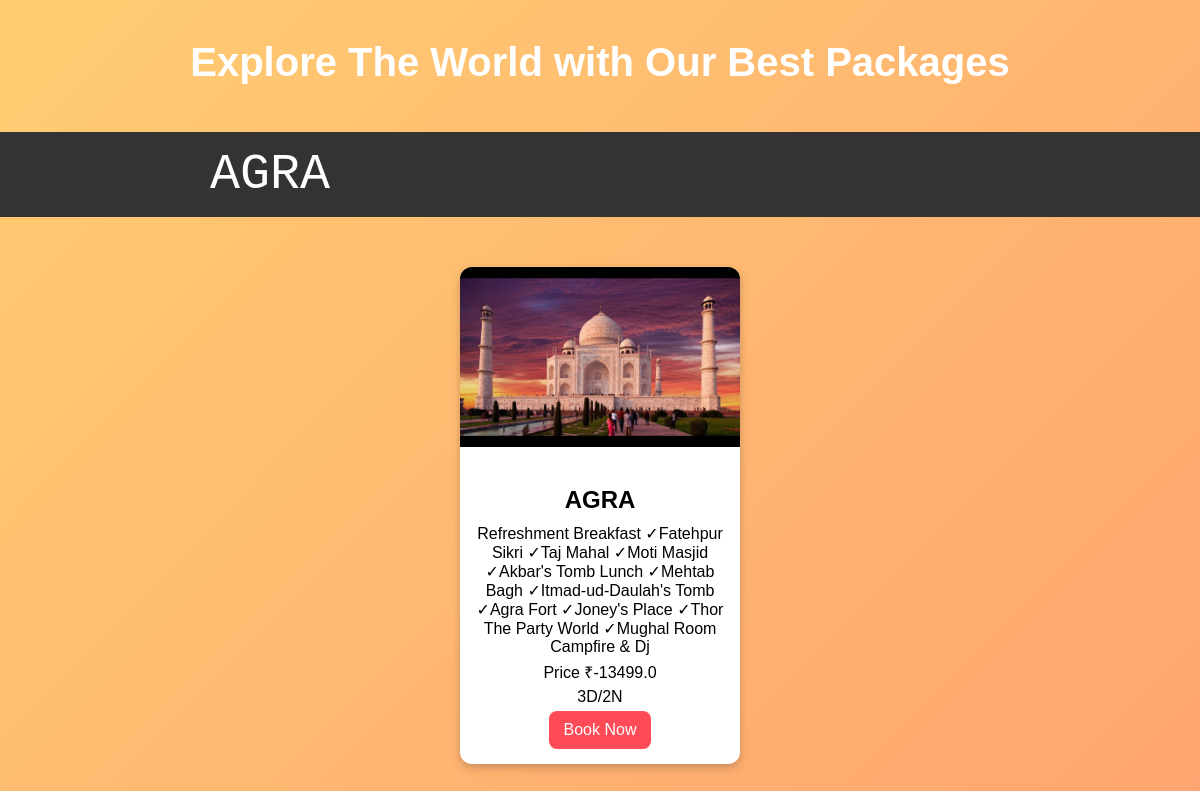
Page /agra on the committed database.
### myapp/models.py (models this page shows)
class package(models.Model):
    package_name = models.CharField(max_length=50)
    package_price = models.FloatField()
    package_description = models.TextField()
    place_name = models.CharField(max_length=50)
    package_image = models.ImageField(upload_to='uploads/')

### myapp/views.py (the view)
# urls.py: path('agra',views.agra,name='agra'),
def agra(request):
    place = package.objects.filter(place_name='agra')
    return render(request,'agra.html',{'place':place})

### myapp/templates/agra.html (shortened to what this page needs)
{% load static %}
<!DOCTYPE html>
<html lang="en">
<head>
    <link rel="stylesheet" href="{% static 'packages.css' %}">
</head>
<body>
    <header>
        <h1>Explore The World with Our Best Packages</h1>
    </header>
    <nav>
        <ul>
            <li style="margin-left: 190px; font-size: 50px; font-family: 'Courier New', Courier, monospace;"><a href="#">AGRA</a></li>
        </ul>
    </nav>
    <section class="packages">
        {% for i in place %}
        <div class="package-card">
            <img src="{{ i.package_image.url }}" alt="Switzerland Tour">
            <div class="package-info">
                <h2>{{ i.package_name }}</h2>
                <p>{{ i.package_description }}</p>
                <p>Price ₹-{{ i.package_price }}</p>
                <p>3D/2N</p>
                <a href="/bookings/{{ i.id }}/"><button class="book-btn">Book Now</button></a>
            </div>
        </div>
        {% endfor %}
    </section>
</body>
</html>

### myapp/static/packages.css (style rules this page uses)
body { font-family: Arial, sans-serif; margin: 0; padding: 0; text-align: center; background: linear-gradient(-45deg, #ff7eb3, #ff758c, #ff9770, #ffcd71); background-size: 400% 400%; animation: gradientBG 10s ease infinite; color: white; }
header h1 { font-size: 2.5rem; padding: 20px; margin-top: 20px; }
.packages { display: flex; justify-content: center; flex-wrap: wrap; margin-top: 30px; }
.package-card { background: white; color: black; width: 280px; margin: 20px; border-radius: 12px; overflow: hidden; box-shadow: 0 4px 10px rgba(0, 0, 0, 0.2); transition: transform 0.3s ease-in-out; cursor: pointer; }
.package-card img { width: 100%; height: 180px; object-fit: cover; }
.package-info { padding: 15px; }
.package-info h2 { font-size: 1.5rem; margin-bottom: 10px; }
.package-info p { font-size: 1rem; margin: 5px 0; }
.book-btn { background: #ff4a57; color: white; border: none; padding: 10px 15px; border-radius: 8px; font-size: 1rem; cursor: pointer; transition: background 0.3s ease-in-out; }
nav { background-color: #333; overflow: hidden; }
nav ul { list-style-type: none; margin: 0; padding: 0; }
nav ul li { float: left; }
nav ul li a { display: block; color: white; text-align: center; padding: 14px 20px; text-decoration: none; }

### rows in the picture
package: package_image (picture), package_name "AGRA", package_description "Refreshment Breakfast ✓Fatehpur Sikri ✓Taj Mahal ✓Moti Masjid ✓Akbar's Tomb Lunch ✓Mehtab Bagh ✓Itmad-ud-Daulah's Tomb ✓Agra Fort ✓Joney's Place ✓Thor The Party World ✓Mughal Room Campfire & Dj", package_price "13499.0"
